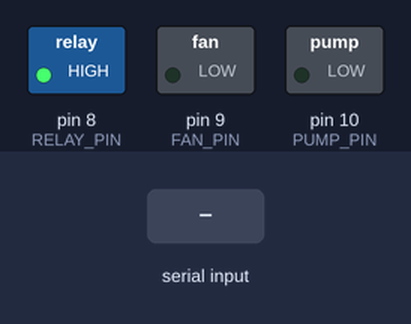
Recording of a sketch running on a simulated Arduino Uno, built with avr-gcc and run on an emulated ATmega328P. Parts: switched loads named in the sketch (green lamp = pin HIGH). The test bench sets the inputs (shaded band).

Above: at 1.2 s.
1.3 s: "e90\n" received over Serial
At 2.6 s:
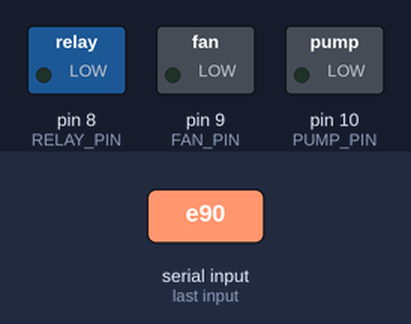
3.8 s: "f90\n" received over Serial
At 5.7 s:
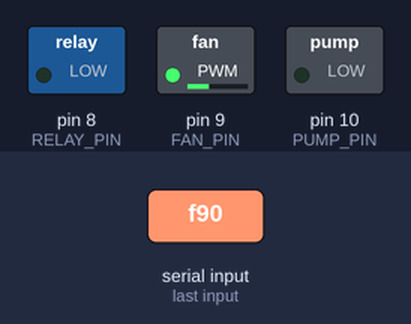
6.3 s: "e,45\n" received over Serial
At 7.6 s:
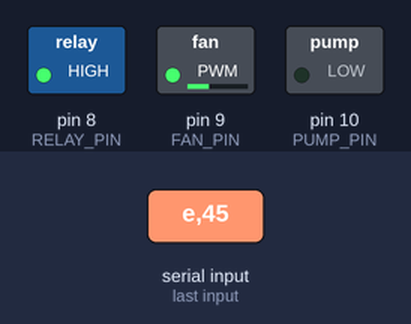
8.8 s: "p90\n" received over Serial
At 10.7 s:
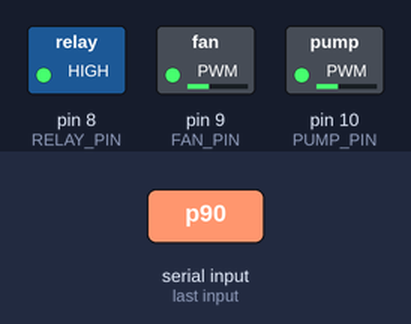
11.3 s: "f,45\n" received over Serial
At 12.6 s:
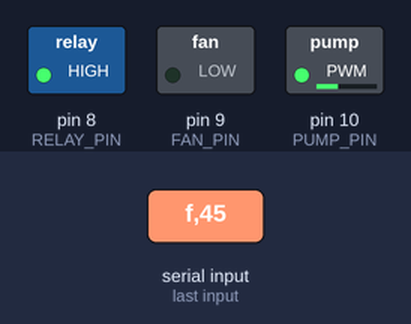
13.8 s: "e90\n" received over Serial
At 15.7 s:
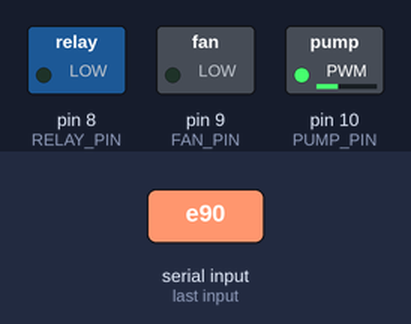
Timing chart, 0 to 17.2 s (numbered marks = the images above; inputs shaded):
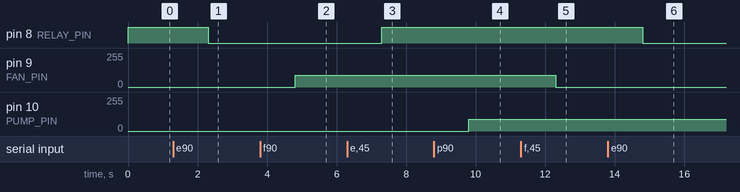

The sketch:

geyser_parser.ino
```cpp
//command format: e0-1 f255 p0
//pump: 70-255
//fan: 30-255
String incomingString;

byte fan = 0;
byte pump = 0;
bool evap = 0;

#define RELAY_PIN 8
#define FAN_PIN 9
#define PUMP_PIN 10

void setup() {

Serial.begin(9600);
pinMode(RELAY_PIN, OUTPUT);
  pinMode(FAN_PIN, OUTPUT);
  pinMode(PUMP_PIN, OUTPUT);

}

void loop() {

if (Serial.available() > 0) {

incomingString = Serial.readStringUntil(' ');

  if (incomingString.startsWith("e")) {
    incomingString.remove(0,1);
    evap = incomingString.toInt();
  }
  if (incomingString.startsWith("f")) {
    incomingString.remove(0,1);
    fan = incomingString.toInt();
  }
  if (incomingString.startsWith("p")) {
    incomingString.remove(0,1);
    pump = incomingString.toInt();
  }

}

  if(evap) {
    digitalWrite(RELAY_PIN, LOW);
  }
  else {
    digitalWrite(RELAY_PIN, HIGH);
  }

  analogWrite(FAN_PIN, fan);
  analogWrite(PUMP_PIN, pump);
}
```

Measured:
- after the input at 1.3 s, pin 8 (RELAY_PIN): HIGH → LOW after 1.0 s
- after the input at 3.8 s, pin 9 (FAN_PIN): 0/255 → 90/255 after 1.0 s
- after the input at 6.3 s, pin 8 (RELAY_PIN): LOW → HIGH after 1.0 s
- after the input at 8.8 s, pin 10 (PUMP_PIN): 0/255 → 90/255 after 1.0 s
- after the input at 11.3 s, pin 9 (FAN_PIN): 90/255 → 0/255 after 1.0 s
- after the input at 13.8 s, pin 8 (RELAY_PIN): HIGH → LOW after 1.0 s
